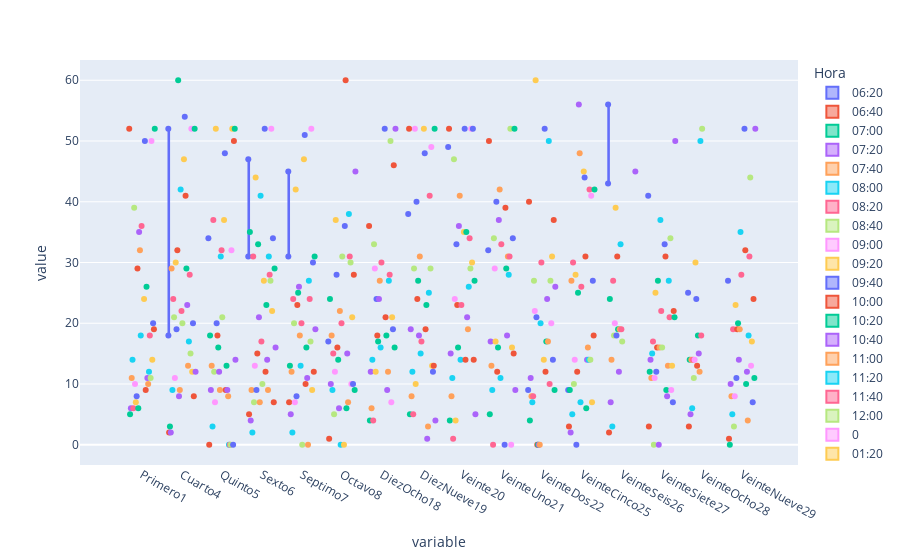

Notebook cell for this chart:
### Code cell
fig1.show()

### Figure 1 — Plotly figure (JSON) as saved in the notebook; plotly's stock layout.template omitted (floating-point values rounded to 4 significant figures)
{"data": [{"alignmentgroup": "True", "boxpoints": "all", "hovertemplate": "Hora=06:20<br>variable=%{x}<br>value=%{y}<extra></extra>", "legendgroup": "06:20", "marker": {"color": "#636efa"}, "name": "06:20", "notched": false, "offsetgroup": "06:20", "orientation": "v", "showlegend": true, "type": "box", "x": ["Primero1", "Primero1", "Cuarto4", "Cuarto4", "Quinto5", "Quinto5", "Sexto6", "Sexto6", "Septimo7", "Septimo7", "Octavo8", "Octavo8", "DiezOcho18", "DiezOcho18", "DiezNueve19", "DiezNueve19", "Veinte20", "Veinte20", "VeinteUno21", "VeinteUno21", "VeinteDos22", "VeinteDos22", "VeinteCinco25", "VeinteCinco25", "VeinteSeis26", "VeinteSeis26", "VeinteSiete27", "VeinteSiete27", "VeinteOcho28", "VeinteOcho28", "VeinteNueve29", "VeinteNueve29"], "x0": " ", "xaxis": "x", "y": [null, null, 18, 52, 34, null, 31, 47, 31, 45, 17, null, null, null, null, 38, null, 49, null, 32, null, 9, 9, null, 43, 56, 41, null, 25, null, 27, null], "y0": " ", "yaxis": "y"}, {"alignmentgroup": "True", "boxpoints": "all", "hovertemplate": "Hora=06:40<br>variable=%{x}<br>value=%{y}<extra></extra>", "legendgroup": "06:40", "marker": {"color": "#EF553B"}, "name": "06:40", "notched": false, "offsetgroup": "06:40", "orientation": "v", "showlegend": true, "type": "box", "x": ["Primero1", "Primero1", "Cuarto4", "Cuarto4", "Quinto5", "Quinto5", "Sexto6", "Sexto6", "Septimo7", "Septimo7", "Octavo8", "Octavo8", "DiezOcho18", "DiezOcho18", "DiezNueve19", "DiezNueve19", "Veinte20", "Veinte20", "VeinteUno21", "VeinteUno21", "VeinteDos22", "VeinteDos22", "VeinteCinco25", "VeinteCinco25", "VeinteSeis26", "VeinteSeis26", "VeinteSiete27", "VeinteSiete27", "VeinteOcho28", "VeinteOcho28", "VeinteNueve29", "VeinteNueve29"], "x0": " ", "xaxis": "x", "y": [52, null, 2, null, 0, null, 5, null, 7, null, 1, null, 36, null, 52, null, 52, null, 50, null, 40, null, 3, null, 2, null, 3, null, 3, null, 1, null], "y0": " ", "yaxis": "y"}, {"alignmentgroup": "True", "boxpoints": "all", "hovertemplate": "Hora=07:00<br>variable=%{x}<br>value=%{y}<extra></extra>", "legendgroup": "07:00", "marker": {"color": "#00cc96"}, "name": "07:00", "notched": false, "offsetgroup": "07:00", "orientation": "v", "showlegend": true, "type": "box", "x": ["Primero1", "Cuarto4", "Quinto5", "Sexto6", "Septimo7", "Octavo8", "DiezOcho18", "DiezNueve19", "Veinte20", "VeinteUno21", "VeinteDos22", "VeinteCinco25", "VeinteSeis26", "VeinteSiete27", "VeinteOcho28", "VeinteNueve29"], "x0": " ", "xaxis": "x", "y": [5, 3, 18, 35, 13, 24, 4, 5, 4, 5, 4, 9, 24, 12, 14, 0], "y0": " ", "yaxis": "y"}, {"alignmentgroup": "True", "boxpoints": "all", "hovertemplate": "Hora=07:20<br>variable=%{x}<br>value=%{y}<extra></extra>", "legendgroup": "07:20", "marker": {"color": "#ab63fa"}, "name": "07:20", "notched": false, "offsetgroup": "07:20", "orientation": "v", "showlegend": true, "type": "box", "x": ["Primero1", "Cuarto4", "Quinto5", "Sexto6", "Septimo7", "Octavo8", "DiezOcho18", "DiezNueve19", "Veinte20", "VeinteUno21", "VeinteDos22", "VeinteCinco25", "VeinteSeis26", "VeinteSiete27", "VeinteOcho28", "VeinteNueve29"], "x0": " ", "xaxis": "x", "y": [6, 2, 9, 4, 5, 10, 12, 19, 15, 17, 11, 2, 7, 14, 5, 10], "y0": " ", "yaxis": "y"}, {"alignmentgroup": "True", "boxpoints": "all", "hovertemplate": "Hora=07:40<br>variable=%{x}<br>value=%{y}<extra></extra>", "legendgroup": "07:40", "marker": {"color": "#FFA15A"}, "name": "07:40", "notched": false, "offsetgroup": "07:40", "orientation": "v", "showlegend": true, "type": "box", "x": ["Primero1", "Cuarto4", "Quinto5", "Sexto6", "Septimo7", "Octavo8", "DiezOcho18", "DiezNueve19", "Veinte20", "VeinteUno21", "VeinteDos22", "VeinteCinco25", "VeinteSeis26", "VeinteSiete27", "VeinteOcho28", "VeinteNueve29"], "x0": " ", "xaxis": "x", "y": [11, 29, 13, 9, 12, 18, 6, 8, 8, 13, 8, 27, 14, 11, 14, 8], "y0": " ", "yaxis": "y"}, {"alignmentgroup": "True", "boxpoints": "all", "hovertemplate": "Hora=08:00<br>variable=%{x}<br>value=%{y}<extra></extra>", "legendgroup": "08:00", "marker": {"color": "#19d3f3"}, "name": "08:00", "notched": false, "offsetgroup": "08:00", "orientation": "v", "showlegend": true, "type": "box", "x": ["Primero1", "Cuarto4", "Quinto5", "Sexto6", "Septimo7", "Octavo8", "DiezOcho18", "DiezNueve19", "Veinte20", "VeinteUno21", "VeinteDos22", "VeinteCinco25", "VeinteSeis26", "VeinteSiete27", "VeinteOcho28", "VeinteNueve29"], "x0": " ", "xaxis": "x", "y": [14, 9, 3, 2, 2, 9, 14, 12, 11, 9, 7, 5, 3, 15, 6, 5], "y0": " ", "yaxis": "y"}, {"alignmentgroup": "True", "boxpoints": "all", "hovertemplate": "Hora=08:20<br>variable=%{x}<br>value=%{y}<extra></extra>", "legendgroup": "08:20", "marker": {"color": "#FF6692"}, "name": "08:20", "notched": false, "offsetgroup": "08:20", "orientation": "v", "showlegend": true, "type": "box", "x": ["Primero1", "Cuarto4", "Quinto5", "Sexto6", "Septimo7", "Octavo8", "DiezOcho18", "DiezNueve19", "Veinte20", "VeinteUno21", "VeinteDos22", "VeinteCinco25", "VeinteSeis26", "VeinteSiete27", "VeinteOcho28", "VeinteNueve29"], "x0": " ", "xaxis": "x", "y": [6, 24, 37, 31, 24, 15, 4, 5, 1, 0, 8, 30, 27, 17, 14, 19], "y0": " ", "yaxis": "y"}, {"alignmentgroup": "True", "boxpoints": "all", "hovertemplate": "Hora=08:40<br>variable=%{x}<br>value=%{y}<extra></extra>", "legendgroup": "08:40", "marker": {"color": "#B6E880"}, "name": "08:40", "notched": false, "offsetgroup": "08:40", "orientation": "v", "showlegend": true, "type": "box", "x": ["Primero1", "Cuarto4", "Quinto5", "Sexto6", "Septimo7", "Octavo8", "DiezOcho18", "DiezNueve19", "Veinte20", "VeinteUno21", "VeinteDos22", "VeinteCinco25", "VeinteSeis26", "VeinteSiete27", "VeinteOcho28", "VeinteNueve29"], "x0": " ", "xaxis": "x", "y": [39, 21, 12, 7, 20, 5, 33, 29, 47, 34, 27, 10, 18, 0, 11, 3], "y0": " ", "yaxis": "y"}, {"alignmentgroup": "True", "boxpoints": "all", "hovertemplate": "Hora=09:00<br>variable=%{x}<br>value=%{y}<extra></extra>", "legendgroup": "09:00", "marker": {"color": "#FF97FF"}, "name": "09:00", "notched": false, "offsetgroup": "09:00", "orientation": "v", "showlegend": true, "type": "box", "x": ["Primero1", "Cuarto4", "Quinto5", "Sexto6", "Septimo7", "Octavo8", "DiezOcho18", "DiezNueve19", "Veinte20", "VeinteUno21", "VeinteDos22", "VeinteCinco25", "VeinteSeis26", "VeinteSiete27", "VeinteOcho28", "VeinteNueve29"], "x0": " ", "xaxis": "x", "y": [10, 11, 7, 13, 7, 12, 29, 52, 24, 29, 22, 14, 20, 11, 14, 8], "y0": " ", "yaxis": "y"}, {"alignmentgroup": "True", "boxpoints": "all", "hovertemplate": "Hora=09:20<br>variable=%{x}<br>value=%{y}<extra></extra>", "legendgroup": "09:20", "marker": {"color": "#FECB52"}, "name": "09:20", "notched": false, "offsetgroup": "09:20", "orientation": "v", "showlegend": true, "type": "box", "x": ["Primero1", "Cuarto4", "Quinto5", "Sexto6", "Septimo7", "Octavo8", "DiezOcho18", "DiezNueve19", "Veinte20", "VeinteUno21", "VeinteDos22", "VeinteCinco25", "VeinteSeis26", "VeinteSiete27", "VeinteOcho28", "VeinteNueve29"], "x0": " ", "xaxis": "x", "y": [7, 30, 52, 44, 42, 37, 12, 10, 4, 17, 60, 28, 39, 25, 30, 23], "y0": " ", "yaxis": "y"}, {"alignmentgroup": "True", "boxpoints": "all", "hovertemplate": "Hora=09:40<br>variable=%{x}<br>value=%{y}<extra></extra>", "legendgroup": "09:40", "marker": {"color": "#636efa"}, "name": "09:40", "notched": false, "offsetgroup": "09:40", "orientation": "v", "showlegend": true, "type": "box", "x": ["Primero1", "Cuarto4", "Quinto5", "Sexto6", "Septimo7", "Octavo8", "DiezOcho18", "DiezNueve19", "Veinte20", "VeinteUno21", "VeinteDos22", "VeinteCinco25", "VeinteSeis26", "VeinteSiete27", "VeinteOcho28", "VeinteNueve29"], "x0": " ", "xaxis": "x", "y": [8, 19, 20, 9, 8, 28, 24, 40, 33, 40, 21, 0, 18, 12, 24, 11], "y0": " ", "yaxis": "y"}, {"alignmentgroup": "True", "boxpoints": "all", "hovertemplate": "Hora=10:00<br>variable=%{x}<br>value=%{y}<extra></extra>", "legendgroup": "10:00", "marker": {"color": "#EF553B"}, "name": "10:00", "notched": false, "offsetgroup": "10:00", "orientation": "v", "showlegend": true, "type": "box", "x": ["Primero1", "Cuarto4", "Quinto5", "Sexto6", "Septimo7", "Octavo8", "DiezOcho18", "DiezNueve19", "Veinte20", "VeinteUno21", "VeinteDos22", "VeinteCinco25", "VeinteSeis26", "VeinteSiete27", "VeinteOcho28", "VeinteNueve29"], "x0": " ", "xaxis": "x", "y": [29, 32, 18, 15, 23, 16, 18, 24, 23, 12, 0, 12, 31, 16, 13, 19], "y0": " ", "yaxis": "y"}, {"alignmentgroup": "True", "boxpoints": "all", "hovertemplate": "Hora=10:20<br>variable=%{x}<br>value=%{y}<extra></extra>", "legendgroup": "10:20", "marker": {"color": "#00cc96"}, "name": "10:20", "notched": false, "offsetgroup": "10:20", "orientation": "v", "showlegend": true, "type": "box", "x": ["Primero1", "Cuarto4", "Quinto5", "Sexto6", "Septimo7", "Octavo8", "DiezOcho18", "DiezNueve19", "Veinte20", "VeinteUno21", "VeinteDos22", "VeinteCinco25", "VeinteSeis26", "VeinteSiete27", "VeinteOcho28", "VeinteNueve29"], "x0": " ", "xaxis": "x", "y": [6, 60, 16, 33, 25, 14, 17, 27, 16, 16, 0, 25, 19, 27, 18, 20], "y0": " ", "yaxis": "y"}, {"alignmentgroup": "True", "boxpoints": "all", "hovertemplate": "Hora=10:40<br>variable=%{x}<br>value=%{y}<extra></extra>", "legendgroup": "10:40", "marker": {"color": "#ab63fa"}, "name": "10:40", "notched": false, "offsetgroup": "10:40", "orientation": "v", "showlegend": true, "type": "box", "x": ["Primero1", "Cuarto4", "Quinto5", "Sexto6", "Septimo7", "Octavo8", "DiezOcho18", "DiezNueve19", "Veinte20", "VeinteUno21", "VeinteDos22", "VeinteCinco25", "VeinteSeis26", "VeinteSiete27", "VeinteOcho28", "VeinteNueve29"], "x0": " ", "xaxis": "x", "y": [35, 8, 12, 21, 26, 6, 24, 18, 36, 37, 0, 56, 12, 0, 15, 14], "y0": " ", "yaxis": "y"}, {"alignmentgroup": "True", "boxpoints": "all", "hovertemplate": "Hora=11:00<br>variable=%{x}<br>value=%{y}<extra></extra>", "legendgroup": "11:00", "marker": {"color": "#FFA15A"}, "name": "11:00", "notched": false, "offsetgroup": "11:00", "orientation": "v", "showlegend": true, "type": "box", "x": ["Primero1", "Cuarto4", "Quinto5", "Sexto6", "Septimo7", "Octavo8", "DiezOcho18", "DiezNueve19", "Veinte20", "VeinteUno21", "VeinteDos22", "VeinteCinco25", "VeinteSeis26", "VeinteSiete27", "VeinteOcho28", "VeinteNueve29"], "x0": " ", "xaxis": "x", "y": [32, 9, 9, 7, 18, 22, 27, 31, 41, 42, 0, 48, 19, 16, 12, 19], "y0": " ", "yaxis": "y"}, {"alignmentgroup": "True", "boxpoints": "all", "hovertemplate": "Hora=11:20<br>variable=%{x}<br>value=%{y}<extra></extra>", "legendgroup": "11:20", "marker": {"color": "#19d3f3"}, "name": "11:20", "notched": false, "offsetgroup": "11:20", "orientation": "v", "showlegend": true, "type": "box", "x": ["Primero1", "Cuarto4", "Quinto5", "Sexto6", "Septimo7", "Octavo8", "DiezOcho18", "DiezNueve19", "Veinte20", "VeinteUno21", "VeinteDos22", "VeinteCinco25", "VeinteSeis26", "VeinteSiete27", "VeinteOcho28", "VeinteNueve29"], "x0": " ", "xaxis": "x", "y": [18, 42, 31, 41, 13, 0, 16, 15, 14, 11, 20, 7, 33, 37, 50, 35], "y0": " ", "yaxis": "y"}, {"alignmentgroup": "True", "boxpoints": "all", "hovertemplate": "Hora=11:40<br>variable=%{x}<br>value=%{y}<extra></extra>", "legendgroup": "11:40", "marker": {"color": "#FF6692"}, "name": "11:40", "notched": false, "offsetgroup": "11:40", "orientation": "v", "showlegend": true, "type": "box", "x": ["Primero1", "Cuarto4", "Quinto5", "Sexto6", "Septimo7", "Octavo8", "DiezOcho18", "DiezNueve19", "Veinte20", "VeinteUno21", "VeinteDos22", "VeinteCinco25", "VeinteSeis26", "VeinteSiete27", "VeinteOcho28", "VeinteNueve29"], "x0": " ", "xaxis": "x", "y": [36, 22, 32, 17, 20, 20, 30, 17, 23, 33, 30, 26, 19, 22, 18, 28], "y0": " ", "yaxis": "y"}, {"alignmentgroup": "True", "boxpoints": "all", "hovertemplate": "Hora=12:00<br>variable=%{x}<br>value=%{y}<extra></extra>", "legendgroup": "12:00", "marker": {"color": "#B6E880"}, "name": "12:00", "notched": false, "offsetgroup": "12:00", "orientation": "v", "showlegend": true, "type": "box", "x": ["Primero1", "Cuarto4", "Quinto5", "Sexto6", "Septimo7", "Octavo8", "DiezOcho18", "DiezNueve19", "Veinte20", "VeinteUno21", "VeinteDos22", "VeinteCinco25", "VeinteSeis26", "VeinteSiete27", "VeinteOcho28", "VeinteNueve29"], "x0": " ", "xaxis": "x", "y": [null, 20, 21, 10, 0, 31, null, null, null, null, null, null, 17, 16, 52, null], "y0": " ", "yaxis": "y"}, {"alignmentgroup": "True", "boxpoints": "all", "hovertemplate": "Hora=0<br>variable=%{x}<br>value=%{y}<extra></extra>", "legendgroup": "0", "marker": {"color": "#FF97FF"}, "name": "0", "notched": false, "offsetgroup": "0", "orientation": "v", "showlegend": true, "type": "box", "x": ["Primero1", "Cuarto4", "Quinto5", "Sexto6", "Septimo7", "Octavo8", "DiezOcho18", "DiezNueve19", "Veinte20", "VeinteUno21", "VeinteDos22", "VeinteCinco25", "VeinteSeis26", "VeinteSiete27", "VeinteOcho28", "VeinteNueve29"], "x0": " ", "xaxis": "x", "y": [null, null, null, null, null, null, null, null, null, null, null, null, null, null, null, null], "y0": " ", "yaxis": "y"}, {"alignmentgroup": "True", "boxpoints": "all", "hovertemplate": "Hora=01:20<br>variable=%{x}<br>value=%{y}<extra></extra>", "legendgroup": "01:20", "marker": {"color": "#FECB52"}, "name": "01:20", "notched": false, "offsetgroup": "01:20", "orientation": "v", "showlegend": true, "type": "box", "x": ["Primero1", "Cuarto4", "Quinto5", "Sexto6", "Septimo7", "Octavo8", "DiezOcho18", "DiezNueve19", "Veinte20", "VeinteUno21", "VeinteDos22", "VeinteCinco25", "VeinteSeis26", "VeinteSiete27", "VeinteOcho28", "VeinteNueve29"], "x0": " ", "xaxis": "x", "y": [24, 47, 37, 27, 47, 0, null, 52, 35, null, 14, 45, null, null, null, null], "y0": " ", "yaxis": "y"}, {"alignmentgroup": "True", "boxpoints": "all", "hovertemplate": "Hora=01:40<br>variable=%{x}<br>value=%{y}<extra></extra>", "legendgroup": "01:40", "marker": {"color": "#636efa"}, "name": "01:40", "notched": false, "offsetgroup": "01:40", "orientation": "v", "showlegend": true, "type": "box", "x": ["Primero1", "Cuarto4", "Quinto5", "Sexto6", "Septimo7", "Octavo8", "DiezOcho18", "DiezNueve19", "Veinte20", "VeinteUno21", "VeinteDos22", "VeinteCinco25", "VeinteSeis26", "VeinteSiete27", "VeinteOcho28", "VeinteNueve29"], "x0": " ", "xaxis": "x", "y": [50, 54, 48, 52, 51, 36, 52, 48, 52, 0, 52, 44, null, 33, null, 52], "y0": " ", "yaxis": "y"}, {"alignmentgroup": "True", "boxpoints": "all", "hovertemplate": "Hora=02:00<br>variable=%{x}<br>value=%{y}<extra></extra>", "legendgroup": "02:00", "marker": {"color": "#EF553B"}, "name": "02:00", "notched": false, "offsetgroup": "02:00", "orientation": "v", "showlegend": true, "type": "box", "x": ["Primero1", "Cuarto4", "Quinto5", "Sexto6", "Septimo7", "Octavo8", "DiezOcho18", "DiezNueve19", "Veinte20", "VeinteUno21", "VeinteDos22", "VeinteCinco25", "VeinteSeis26", "VeinteSiete27", "VeinteOcho28", "VeinteNueve29"], "x0": " ", "xaxis": "x", "y": [9, 41, 9, 12, 10, 60, 21, 19, 14, 39, 12, 31, null, 31, null, 32], "y0": " ", "yaxis": "y"}, {"alignmentgroup": "True", "boxpoints": "all", "hovertemplate": "Hora=02:20<br>variable=%{x}<br>value=%{y}<extra></extra>", "legendgroup": "02:20", "marker": {"color": "#00cc96"}, "name": "02:20", "notched": false, "offsetgroup": "02:20", "orientation": "v", "showlegend": true, "type": "box", "x": ["Primero1", "Cuarto4", "Quinto5", "Sexto6", "Septimo7", "Octavo8", "DiezOcho18", "DiezNueve19", "Veinte20", "VeinteUno21", "VeinteDos22", "VeinteCinco25", "VeinteSeis26", "VeinteSiete27", "VeinteOcho28", "VeinteNueve29"], "x0": " ", "xaxis": "x", "y": [26, 29, 13, 23, 16, 6, 18, 23, 35, 29, 17, 6, null, 9, null, 10], "y0": " ", "yaxis": "y"}, {"alignmentgroup": "True", "boxpoints": "all", "hovertemplate": "Hora=02:40<br>variable=%{x}<br>value=%{y}<extra></extra>", "legendgroup": "02:40", "marker": {"color": "#ab63fa"}, "name": "02:40", "notched": false, "offsetgroup": "02:40", "orientation": "v", "showlegend": true, "type": "box", "x": ["Primero1", "Cuarto4", "Quinto5", "Sexto6", "Septimo7", "Octavo8", "DiezOcho18", "DiezNueve19", "Veinte20", "VeinteUno21", "VeinteDos22", "VeinteCinco25", "VeinteSeis26", "VeinteSiete27", "VeinteOcho28", "VeinteNueve29"], "x0": " ", "xaxis": "x", "y": [11, 23, 9, 14, 11, 15, 9, 1, 21, 18, 24, 14, null, 8, null, 12], "y0": " ", "yaxis": "y"}, {"alignmentgroup": "True", "boxpoints": "all", "hovertemplate": "Hora=03:00<br>variable=%{x}<br>value=%{y}<extra></extra>", "legendgroup": "03:00", "marker": {"color": "#FFA15A"}, "name": "03:00", "notched": false, "offsetgroup": "03:00", "orientation": "v", "showlegend": true, "type": "box", "x": ["Primero1", "Cuarto4", "Quinto5", "Sexto6", "Septimo7", "Octavo8", "DiezOcho18", "DiezNueve19", "Veinte20", "VeinteUno21", "VeinteDos22", "VeinteCinco25", "VeinteSeis26", "VeinteSiete27", "VeinteOcho28", "VeinteNueve29"], "x0": " ", "xaxis": "x", "y": [10, 13, 8, 9, 0, 7, 12, 3, 19, 31, 17, 16, null, 13, null, 4], "y0": " ", "yaxis": "y"}, {"alignmentgroup": "True", "boxpoints": "all", "hovertemplate": "Hora=03:20<br>variable=%{x}<br>value=%{y}<extra></extra>", "legendgroup": "03:20", "marker": {"color": "#19d3f3"}, "name": "03:20", "notched": false, "offsetgroup": "03:20", "orientation": "v", "showlegend": true, "type": "box", "x": ["Primero1", "Cuarto4", "Quinto5", "Sexto6", "Septimo7", "Octavo8", "DiezOcho18", "DiezNueve19", "Veinte20", "VeinteUno21", "VeinteDos22", "VeinteCinco25", "VeinteSeis26", "VeinteSiete27", "VeinteOcho28", "VeinteNueve29"], "x0": " ", "xaxis": "x", "y": [12, 17, 0, 31, 27, 38, 27, 25, 26, 28, 50, 14, null, 27, null, 18], "y0": " ", "yaxis": "y"}, {"alignmentgroup": "True", "boxpoints": "all", "hovertemplate": "Hora=03:40<br>variable=%{x}<br>value=%{y}<extra></extra>", "legendgroup": "03:40", "marker": {"color": "#FF6692"}, "name": "03:40", "notched": false, "offsetgroup": "03:40", "orientation": "v", "showlegend": true, "type": "box", "x": ["Primero1", "Cuarto4", "Quinto5", "Sexto6", "Septimo7", "Octavo8", "DiezOcho18", "DiezNueve19", "Veinte20", "VeinteUno21", "VeinteDos22", "VeinteCinco25", "VeinteSeis26", "VeinteSiete27", "VeinteOcho28", "VeinteNueve29"], "x0": " ", "xaxis": "x", "y": [18, 28, 0, 28, 24, 31, 28, 41, 34, 31, 10, 42, null, 21, null, 31], "y0": " ", "yaxis": "y"}, {"alignmentgroup": "True", "boxpoints": "all", "hovertemplate": "Hora=04:00<br>variable=%{x}<br>value=%{y}<extra></extra>", "legendgroup": "04:00", "marker": {"color": "#B6E880"}, "name": "04:00", "notched": false, "offsetgroup": "04:00", "orientation": "v", "showlegend": true, "type": "box", "x": ["Primero1", "Cuarto4", "Quinto5", "Sexto6", "Septimo7", "Octavo8", "DiezOcho18", "DiezNueve19", "Veinte20", "VeinteUno21", "VeinteDos22", "VeinteCinco25", "VeinteSeis26", "VeinteSiete27", "VeinteOcho28", "VeinteNueve29"], "x0": " ", "xaxis": "x", "y": [11, 15, 0, 27, 17, 30, 50, 29, 29, 52, 27, 14, null, 34, null, 44], "y0": " ", "yaxis": "y"}, {"alignmentgroup": "True", "boxpoints": "all", "hovertemplate": "Hora=04:20<br>variable=%{x}<br>value=%{y}<extra></extra>", "legendgroup": "04:20", "marker": {"color": "#FF97FF"}, "name": "04:20", "notched": false, "offsetgroup": "04:20", "orientation": "v", "showlegend": true, "type": "box", "x": ["Primero1", "Cuarto4", "Quinto5", "Sexto6", "Septimo7", "Octavo8", "DiezOcho18", "DiezNueve19", "Veinte20", "VeinteUno21", "VeinteDos22", "VeinteCinco25", "VeinteSeis26", "VeinteSiete27", "VeinteOcho28", "VeinteNueve29"], "x0": " ", "xaxis": "x", "y": [50, 52, 32, 52, 52, 10, 7, 49, 52, 0, 20, 41, null, 9, null, 13], "y0": " ", "yaxis": "y"}, {"alignmentgroup": "True", "boxpoints": "all", "hovertemplate": "Hora=04:40<br>variable=%{x}<br>value=%{y}<extra></extra>", "legendgroup": "04:40", "marker": {"color": "#FECB52"}, "name": "04:40", "notched": false, "offsetgroup": "04:40", "orientation": "v", "showlegend": true, "type": "box", "x": ["Primero1", "Cuarto4", "Quinto5", "Sexto6", "Septimo7", "Octavo8", "DiezOcho18", "DiezNueve19", "Veinte20", "VeinteUno21", "VeinteDos22", "VeinteCinco25", "VeinteSeis26", "VeinteSiete27", "VeinteOcho28", "VeinteNueve29"], "x0": " ", "xaxis": "x", "y": [14, 12, 52, 22, 9, 21, 21, 13, 30, 16, 31, 7, null, 13, null, 17], "y0": " ", "yaxis": "y"}, {"alignmentgroup": "True", "boxpoints": "all", "hovertemplate": "Hora=05:00<br>variable=%{x}<br>value=%{y}<extra></extra>", "legendgroup": "05:00", "marker": {"color": "#636efa"}, "name": "05:00", "notched": false, "offsetgroup": "05:00", "orientation": "v", "showlegend": true, "type": "box", "x": ["Primero1", "Cuarto4", "Quinto5", "Sexto6", "Septimo7", "Octavo8", "DiezOcho18", "DiezNueve19", "Veinte20", "VeinteUno21", "VeinteDos22", "VeinteCinco25", "VeinteSeis26", "VeinteSiete27", "VeinteOcho28", "VeinteNueve29"], "x0": " ", "xaxis": "x", "y": [20, 20, 0, 34, 30, 10, 19, 12, 52, 34, 14, 27, null, 7, null, 7], "y0": " ", "yaxis": "y"}, {"alignmentgroup": "True", "boxpoints": "all", "hovertemplate": "Hora=05:20<br>variable=%{x}<br>value=%{y}<extra></extra>", "legendgroup": "05:20", "marker": {"color": "#EF553B"}, "name": "05:20", "notched": false, "offsetgroup": "05:20", "orientation": "v", "showlegend": true, "type": "box", "x": ["Primero1", "Cuarto4", "Quinto5", "Sexto6", "Septimo7", "Octavo8", "DiezOcho18", "DiezNueve19", "Veinte20", "VeinteUno21", "VeinteDos22", "VeinteCinco25", "VeinteSeis26", "VeinteSiete27", "VeinteOcho28", "VeinteNueve29"], "x0": " ", "xaxis": "x", "y": [19, 8, 50, 7, 12, 28, 46, 13, 14, 15, 37, 18, null, 22, null, 24], "y0": " ", "yaxis": "y"}, {"alignmentgroup": "True", "boxpoints": "all", "hovertemplate": "Hora=05:40<br>variable=%{x}<br>value=%{y}<extra></extra>", "legendgroup": "05:40", "marker": {"color": "#00cc96"}, "name": "05:40", "notched": false, "offsetgroup": "05:40", "orientation": "v", "showlegend": true, "type": "box", "x": ["Primero1", "Cuarto4", "Quinto5", "Sexto6", "Septimo7", "Octavo8", "DiezOcho18", "DiezNueve19", "Veinte20", "VeinteUno21", "VeinteDos22", "VeinteCinco25", "VeinteSeis26", "VeinteSiete27", "VeinteOcho28", "VeinteNueve29"], "x0": " ", "xaxis": "x", "y": [52, 52, 52, 29, 31, 9, 16, 52, 27, 52, 9, 42, null, 21, null, 11], "y0": " ", "yaxis": "y"}, {"alignmentgroup": "True", "boxpoints": "all", "hovertemplate": "Hora=06:00<br>variable=%{x}<br>value=%{y}<extra></extra>", "legendgroup": "06:00", "marker": {"color": "#ab63fa"}, "name": "06:00", "notched": false, "offsetgroup": "06:00", "orientation": "v", "showlegend": true, "type": "box", "x": ["Primero1", "Cuarto4", "Quinto5", "Sexto6", "Septimo7", "Octavo8", "DiezOcho18", "DiezNueve19", "Veinte20", "VeinteUno21", "VeinteDos22", "VeinteCinco25", "VeinteSeis26", "VeinteSiete27", "VeinteOcho28", "VeinteNueve29"], "x0": " ", "xaxis": "x", "y": [null, 12, 14, 16, 19, 45, 52, 4, 5, 9, 26, null, 45, 50, null, 52], "y0": " ", "yaxis": "y"}], "layout": {"boxmode": "group", "legend": {"title": {"text": "Hora"}, "tracegroupgap": 0}, "margin": {"t": 60}, "xaxis": {"anchor": "y", "domain": [0, 1], "title": {"text": "variable"}}, "yaxis": {"anchor": "x", "domain": [0, 1], "title": {"text": "value"}}}}
